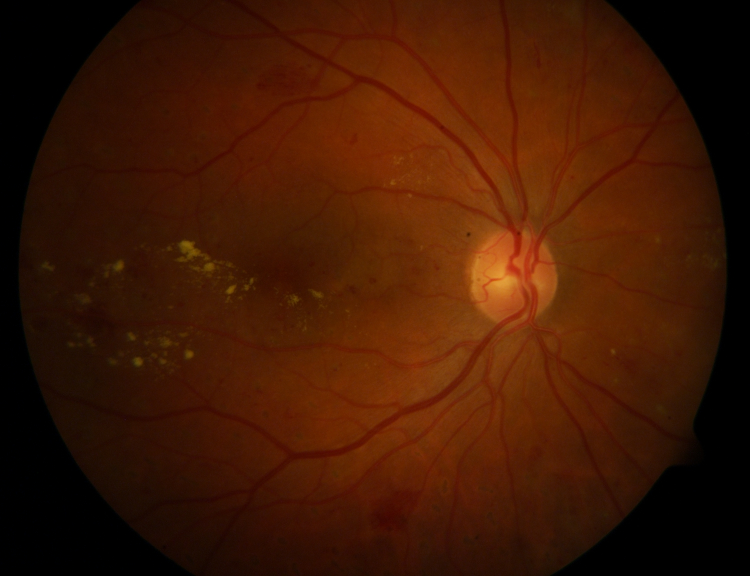
#> input picture diaretdb1/diaretdb1_image007.png, 1500 x 1152 px, found by its file name (shown at 1/2 size)
$ python figura6.py
#> lines starting #> are read from the running program, lines starting #| are printed output that depends on the picture; after the words box and inside, x2 and y2 are one past the last pixel; in counts of white or black regions, pixels touching at a corner belong together
import cv2
import numpy as np
import matplotlib.pyplot as plt
import os

# Caminho para a imagem (Atualize com o caminho local no seu computador)
image_path = 'C:/Users/Anderson/Desktop/trabalhoPDI/diaretdb1/diaretdb1_image007.png'

# Verificar se o arquivo existe
if not os.path.isfile(image_path):
    raise FileNotFoundError(f"O arquivo não foi encontrado no caminho: {image_path}")
else:
    print(f"Arquivo encontrado: {image_path}")

# Carregar a imagem
Imagem4 = cv2.imread(image_path)
#> Imagem4 is the input picture: shape (1152, 1500, 3); mean B, G, R 3, 24.2, 64.6

# Verificar se a imagem foi carregada
if Imagem4 is None:
    raise ValueError(f"Não foi possível carregar a imagem do caminho: {image_path}")
else:
    print(f"A imagem foi carregada com sucesso. Dimensões: {Imagem4.shape}")
#| A imagem foi carregada com sucesso. Dimensões: (1152, 1500, 3)

# Exibir a imagem original para garantir que foi carregada corretamente
cv2.imshow('Imagem Original', Imagem4)
cv2.waitKey(0)  # Manter a janela aberta até pressionar uma tecla
cv2.destroyAllWindows()

# Convertendo para tons de cinza
Imagem4_gray = cv2.cvtColor(Imagem4, cv2.COLOR_BGR2GRAY)
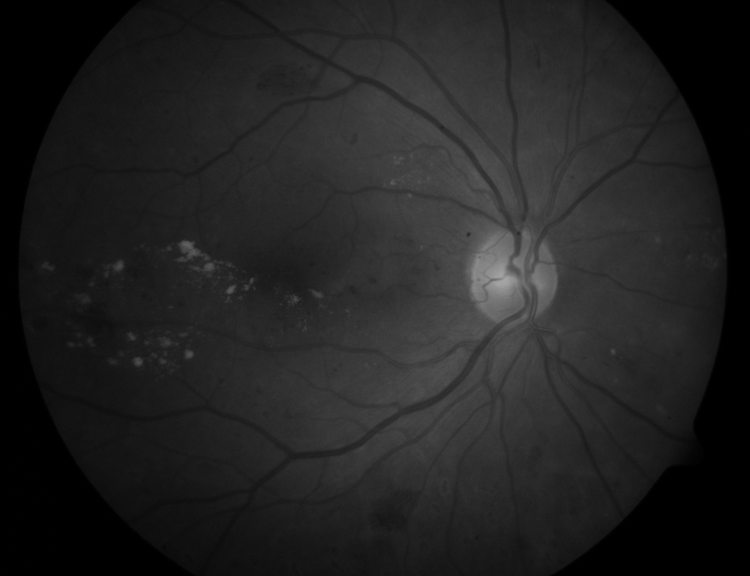
#> Imagem4_gray: shape (1152, 1500) (shown at 1/2 size); min 0, max 167, mean 33.9

# Aplicando Binarização
ret, thresh1 = cv2.threshold(Imagem4_gray, 127, 255, cv2.THRESH_BINARY)
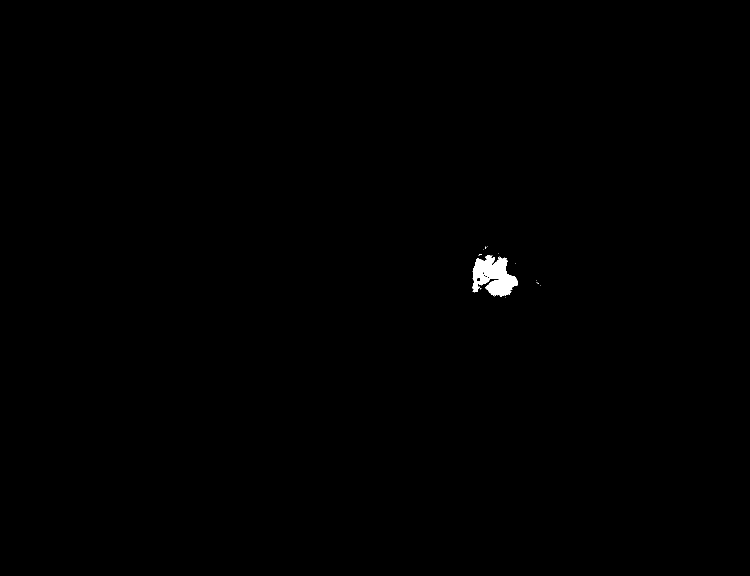
#> thresh1: shape (1152, 1500) (shown at 1/2 size); 0.27% white; 20 white regions (19 under 20 px), largest, box (x1, y1, x2, y2) and area: (945, 510, 1035, 593) 4628

# Eliminando falsos positivos com operação morfológica
image = thresh1.copy()
kernel = np.ones((5, 5), np.uint8)
image = cv2.morphologyEx(image, cv2.MORPH_CLOSE, kernel)
#> image: shape (1152, 1500); 0.29% white; 9 white regions (8 under 20 px), largest, box (x1, y1, x2, y2) and area: (945, 510, 1035, 595) 5022

# Criando Imagem Binária
_, binary = cv2.threshold(image, 225, 255, cv2.THRESH_BINARY_INV)
#> binary: shape (1152, 1500); 99.7% white; 9 black regions (8 under 20 px)

# Encontrando contornos
contours, hierarchy = cv2.findContours(binary, cv2.RETR_TREE, cv2.CHAIN_APPROX_SIMPLE)
#> contours = 12 contours, 7 with area under 20; largest, box (x1, y1, x2, y2) and area: (0, 0, 1500, 1152) 1725349, (944, 509, 1036, 596) 5271, (954, 556, 960, 563) 29, (1072, 559, 1078, 569) 20, (980, 558, 986, 563) 20

# Verificar se foram encontrados contornos
if contours:
    print(f"Número de contornos encontrados: {len(contours)}")
#| Número de contornos encontrados: 12

    # Identificar a região do disco óptico (OD) - Assumindo que o OD é o maior contorno
    od_contour = max(contours, key=cv2.contourArea)  # Selecionar o maior contorno como OD
#> od_contour = [[0, 0], [0, 1151], [1499, 1151], [1499, 0]]
    od_mask = np.zeros_like(Imagem4_gray)  # Cria uma máscara com o mesmo tamanho da imagem original em tons de cinza
    cv2.drawContours(od_mask, [od_contour], -1, 255, -1)  # Preenche o OD com branco na máscara
#> od_mask: shape (1152, 1500); every value is 255

    # Inverter a máscara para remover o OD (branco no lugar do OD, preto no restante)
    od_mask_inv = cv2.bitwise_not(od_mask)
#> od_mask_inv: shape (1152, 1500); every value is 0

    # Remover OD da imagem binarizada (aplica a máscara invertida para manter tudo, exceto o OD)
    masked = cv2.bitwise_and(Imagem4_gray, Imagem4_gray, mask=od_mask_inv)

    # Mostrar o resultado usando matplotlib
    plt.figure(figsize=(12, 6))

    plt.subplot(1, 2, 1)
    plt.imshow(thresh1, cmap='gray')
    plt.title('Imagem Binarizada')
    plt.axis('off')

    plt.subplot(1, 2, 2)
    plt.imshow(masked, cmap='gray')
    plt.title('Após Remoção do OD')
    plt.axis('off')

    plt.show()
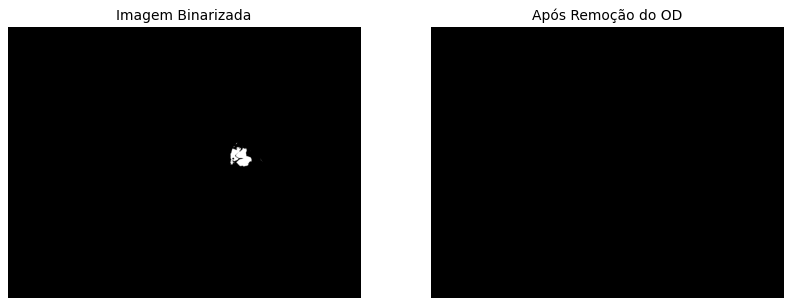
#> figure drawn by matplotlib, 2 panels

else:
    print("Nenhum contorno encontrado. Verifique a imagem e os parâmetros de binarização.")

$ run again, with diaretdb1/diaretdb1_image001.png copied over diaretdb1/diaretdb1_image007.png
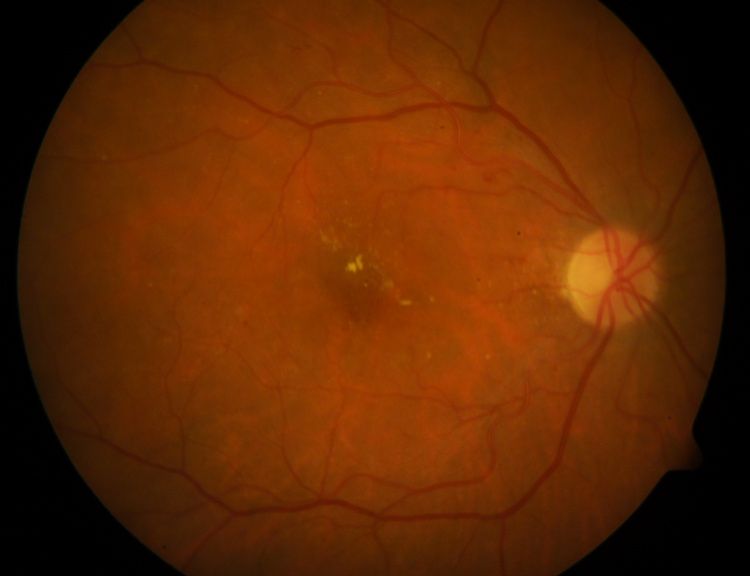
#> input picture diaretdb1/diaretdb1_image001.png, 1500 x 1152 px, found by its file name (shown at 1/2 size)
#> Imagem4 is the input picture: shape (1152, 1500, 3); mean B, G, R 2.8, 40, 94.9
#| A imagem foi carregada com sucesso. Dimensões: (1152, 1500, 3)
#> `ret, thresh1 = cv2.threshold(Imagem4_gray, 127, 255, cv2.THRESH_BINARY)`:
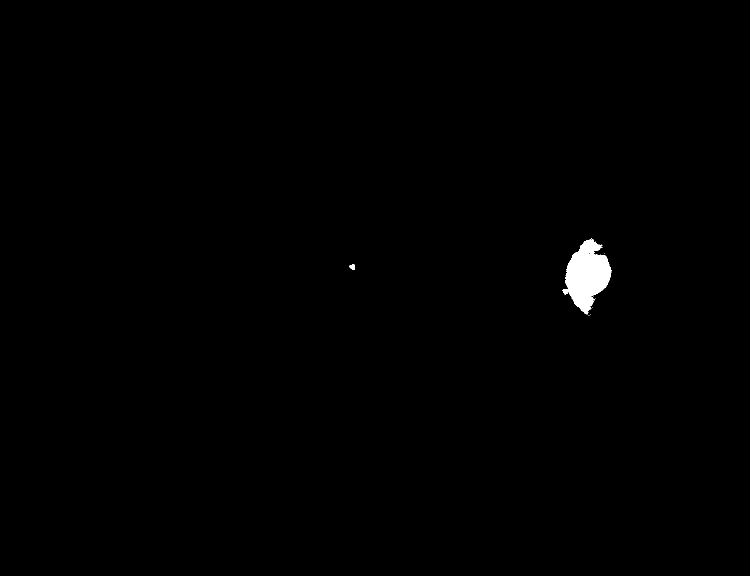
#> thresh1: shape (1152, 1500) (shown at 1/2 size); 0.5% white; 9 white regions (7 under 20 px), largest, box (x1, y1, x2, y2) and area: (1125, 476, 1223, 629) 8529, (699, 529, 710, 539) 89
#> image: shape (1152, 1500); 0.51% white; 2 white regions, box (x1, y1, x2, y2) and area: (1125, 476, 1223, 631) 8719, (699, 529, 710, 539) 91
#> binary: shape (1152, 1500); 99.5% white; 2 black regions
#> contours = 4 contours, 1 with area under 20; largest, box (x1, y1, x2, y2) and area: (0, 0, 1500, 1152) 1725349, (1124, 475, 1224, 630) 8922, (698, 528, 711, 540) 108
#| Número de contornos encontrados: 4
#> od_contour = [[0, 0], [0, 1151], [1499, 1151], [1499, 0]]
#> od_mask: shape (1152, 1500); every value is 255
#> od_mask_inv: shape (1152, 1500); every value is 0
#> `plt.show()`:
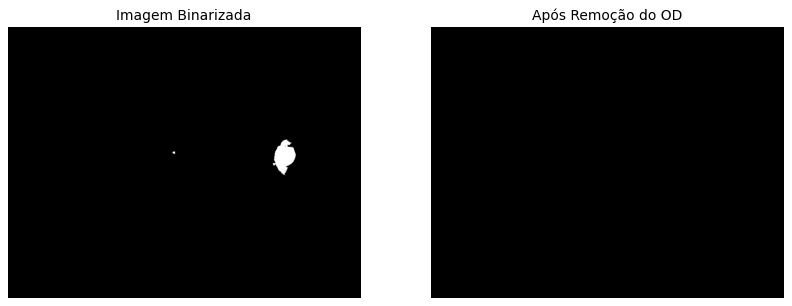
#> figure drawn by matplotlib, 2 panels

$ run again, with diaretdb1/diaretdb1_image002.png copied over diaretdb1/diaretdb1_image007.png
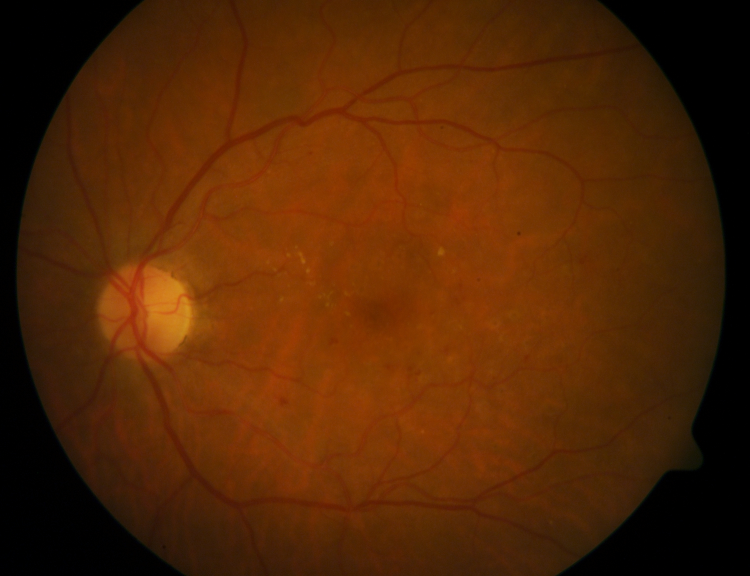
#> input picture diaretdb1/diaretdb1_image002.png, 1500 x 1152 px, found by its file name (shown at 1/2 size)
#> Imagem4 is the input picture: shape (1152, 1500, 3); mean B, G, R 4, 37.8, 82.8
#| A imagem foi carregada com sucesso. Dimensões: (1152, 1500, 3)
#> `Imagem4_gray = cv2.cvtColor(Imagem4, cv2.COLOR_BGR2GRAY)`:
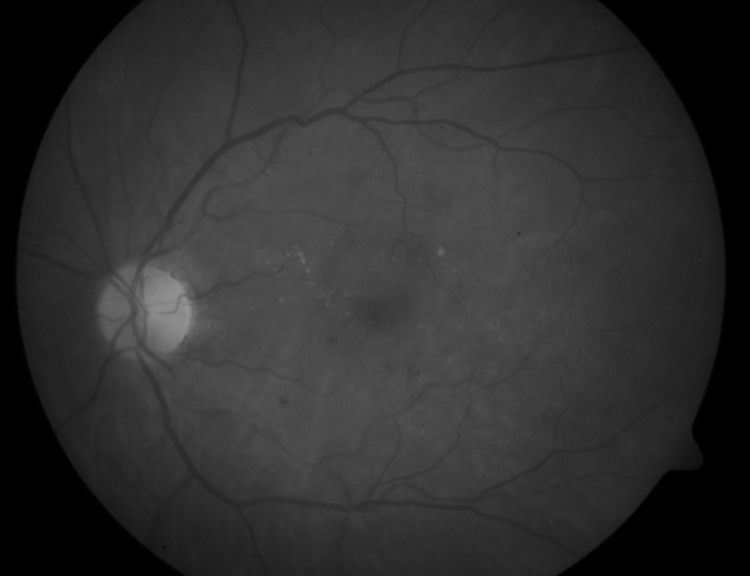
#> Imagem4_gray: shape (1152, 1500) (shown at 1/2 size); min 0, max 152, mean 47.4
#> `ret, thresh1 = cv2.threshold(Imagem4_gray, 127, 255, cv2.THRESH_BINARY)`:
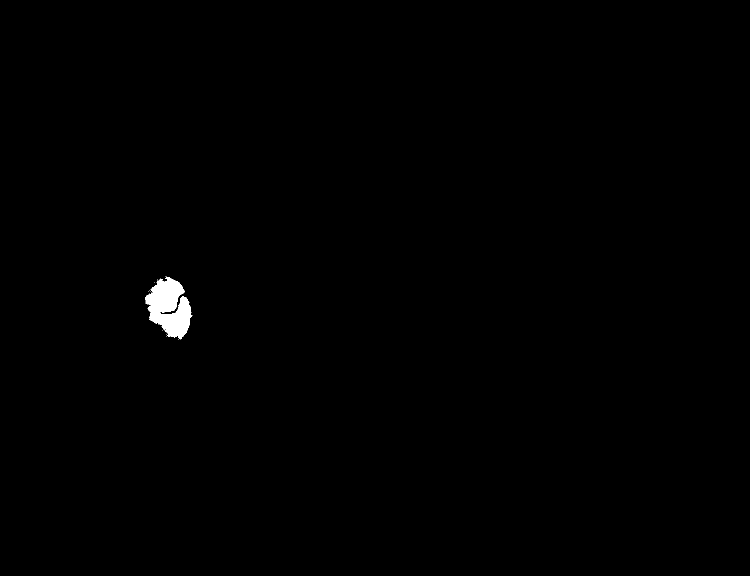
#> thresh1: shape (1152, 1500) (shown at 1/2 size); 0.42% white; 11 white regions (10 under 20 px), largest, box (x1, y1, x2, y2) and area: (291, 553, 385, 679) 7169
#> image: shape (1152, 1500); 0.44% white; 1 white region, box (x1, y1, x2, y2) and area: (291, 553, 385, 679) 7543
#> binary: shape (1152, 1500); 99.6% white; 1 black region
#> contours = 5 contours; box (x1, y1, x2, y2) and area: (0, 0, 1500, 1152) 1725349, (290, 552, 386, 680) 7920, (354, 595, 361, 609) 56, (329, 624, 341, 629) 44, (342, 621, 351, 627) 35
#| Número de contornos encontrados: 5
#> od_contour = [[0, 0], [0, 1151], [1499, 1151], [1499, 0]]
#> od_mask: shape (1152, 1500); every value is 255
#> od_mask_inv: shape (1152, 1500); every value is 0
